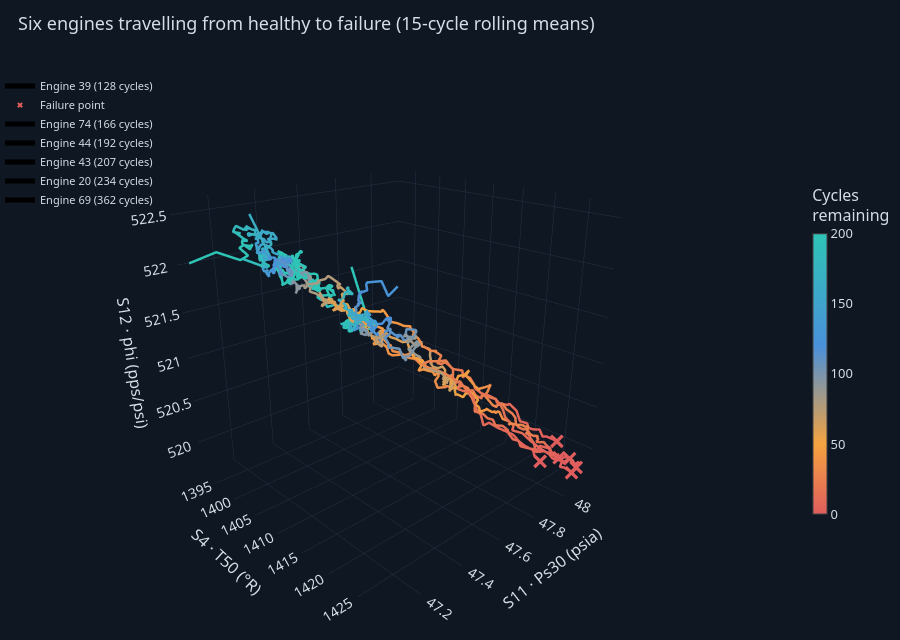

Write notebook code for a chart like this one.
### Markdown cell above
## 7. Degradation as a path through sensor space

So far each chart showed one sensor at a time. An engine's condition at any moment is really a *combination* of readings. If we take three sensors that measure different physical things and use them as the three axes of a 3D chart, each engine traces a path through that space as it ages.

We use a temperature (S4, T50), a pressure (S11, Ps30) and the fuel-flow ratio (S12, phi). Three dimensions earn their place here because the question is about the *shape* of the path: do engines scatter in all directions, or travel along one shared route? That cannot be read from separate 2D charts.

The chart is interactive: drag to rotate, scroll to zoom, hover for values. Colour shows cycles remaining, from teal (healthy) to amber (close to failure).

### Code cell
axis_sensors = ["sensor_4", "sensor_11", "sensor_12"]

# Six engines spread evenly across the range of lifetimes, from shortest to longest.
ranked_engines = engine_life.sort_values().index
engines_to_trace = ranked_engines[np.linspace(0, len(ranked_engines) - 1, 6).astype(int)]

rul_colorscale = [[0.0, theme.RED], [0.25, theme.AMBER], [0.6, theme.BLUE], [1.0, theme.TEAL]]
colour_limit = 200  # cap the colour range so the last 200 cycles use the full scale

fig = go.Figure()
for position, engine_id in enumerate(engines_to_trace):
    engine = smoothed[smoothed["engine_id"] == engine_id]
    fig.add_trace(go.Scatter3d(
        x=engine[axis_sensors[0]], y=engine[axis_sensors[1]], z=engine[axis_sensors[2]],
        mode="lines",
        line=dict(width=5, color=engine["rul"].clip(upper=colour_limit), colorscale=rul_colorscale,
                  cmin=0, cmax=colour_limit, showscale=(position == 0),
                  colorbar=dict(title="Cycles<br>remaining", thickness=14, len=0.6)),
        name=f"Engine {engine_id} ({engine_life[engine_id]} cycles)",
        customdata=np.stack([engine["cycle"], engine["rul"]], axis=1),
        hovertemplate=(f"Engine {engine_id}<br>cycle %{{customdata[0]}} · %{{customdata[1]}} remaining"
                       "<br>T50 %{x:.1f} · Ps30 %{y:.2f} · phi %{z:.2f}<extra></extra>"),
    ))
    last = engine.iloc[-1]
    fig.add_trace(go.Scatter3d(
        x=[last[axis_sensors[0]]], y=[last[axis_sensors[1]]], z=[last[axis_sensors[2]]],
        mode="markers", marker=dict(size=5, color=theme.RED, symbol="x"),
        showlegend=(position == 0), name="Failure point", hoverinfo="skip",
    ))

axis_style = dict(backgroundcolor=theme.PANEL, gridcolor=theme.GRID, zerolinecolor=theme.GRID, color=theme.TEXT)
fig.update_layout(
    title="Six engines travelling from healthy to failure (15-cycle rolling means)",
    height=640,
    scene=dict(
        xaxis=dict(title="S4 · T50 (°R)", **axis_style),
        yaxis=dict(title="S11 · Ps30 (psia)", **axis_style),
        zaxis=dict(title="S12 · phi (pps/psi)", **axis_style),
        camera=dict(eye=dict(x=1.6, y=-1.5, z=0.9)),
    ),
    legend=dict(x=0.0, y=0.98, font=dict(size=11)),
    margin=dict(l=0, r=0, t=60, b=0),
)
fig.show()

### Figure 1 — Plotly figure (JSON) as saved in the notebook; plotly's stock layout.template omitted (floating-point values rounded to 4 significant figures; data arrays with more than 128 entries replaced by an {"elided": "..."} marker saying what was removed)
{"data": [{"customdata": {"elided": "128x2 int values"}, "hovertemplate": "Engine 39<br>cycle %{customdata[0]} · %{customdata[1]} remaining<br>T50 %{x:.1f} · Ps30 %{y:.2f} · phi %{z:.2f}<extra></extra>", "line": {"cmax": 200, "cmin": 0, "color": [127, 126, 125, 124, 123, 122, 121, 120, 119, 118, 117, 116, 115, 114, 113, 112, 111, 110, 109, 108, 107, 106, 105, 104, 103, 102, 101, 100, 99, 98, 97, 96, 95, 94, 93, 92, 91, 90, 89, 88, 87, 86, 85, 84, 83, 82, 81, 80, 79, 78, 77, 76, 75, 74, 73, 72, 71, 70, 69, 68, 67, 66, 65, 64, 63, 62, 61, 60, 59, 58, 57, 56, 55, 54, 53, 52, 51, 50, 49, 48, 47, 46, 45, 44, 43, 42, 41, 40, 39, 38, 37, 36, 35, 34, 33, 32, 31, 30, 29, 28, 27, 26, 25, 24, 23, 22, 21, 20, 19, 18, 17, 16, 15, 14, 13, 12, 11, 10, 9, 8, 7, 6, 5, 4, 3, 2, 1, 0], "colorbar": {"len": 0.6, "thickness": 14, "title": {"text": "Cycles<br>remaining"}}, "colorscale": [[0.0, "#e05d5d"], [0.25, "#f4a340"], [0.6, "#4a90d9"], [1.0, "#2ec4b6"]], "showscale": true, "width": 5}, "mode": "lines", "name": "Engine 39 (128 cycles)", "type": "scatter3d", "x": [1410.0, 1409.0, 1408.0, 1408.0, 1408.0, 1407.0, 1407.0, 1407.0, 1407.0, 1406.0, 1407.0, 1407.0, 1407.0, 1407.0, 1407.0, 1407.0, 1407.0, 1407.0, 1407.0, 1407.0, 1407.0, 1408.0, 1408.0, 1408.0, 1409.0, 1409.0, 1409.0, 1409.0, 1409.0, 1410.0, 1409.0, 1409.0, 1409.0, 1409.0, 1409.0, 1409.0, 1409.0, 1409.0, 1409.0, 1408.0, 1408.0, 1408.0, 1408.0, 1409.0, 1409.0, 1409.0, 1410.0, 1410.0, 1410.0, 1410.0, 1410.0, 1410.0, 1410.0, 1410.0, 1410.0, 1411.0, 1411.0, 1410.0, 1410.0, 1410.0, 1410.0, 1409.0, 1409.0, 1409.0, 1409.0, 1410.0, 1411.0, 1411.0, 1412.0, 1412.0, 1412.0, 1412.0, 1412.0, 1412.0, 1412.0, 1413.0, 1413.0, 1414.0, 1414.0, 1414.0, 1414.0, 1413.0, 1414.0, 1414.0, 1413.0, 1414.0, 1415.0, 1414.0, 1414.0, 1415.0, 1415.0, 1415.0, 1415.0, 1415.0, 1415.0, 1416.0, 1416.0, 1415.0, 1416.0, 1416.0, 1416.0, 1417.0, 1417.0, 1418.0, 1418.0, 1418.0, 1419.0, 1419.0, 1419.0, 1420.0, 1421.0, 1421.0, 1421.0, 1421.0, 1421.0, 1423.0, 1422.0, 1424.0, 1424.0, 1424.0, 1424.0, 1425.0, 1426.0, 1426.0, 1427.0, 1427.0, 1427.0, 1428.0], "y": [47.64, 47.62, 47.6, 47.55, 47.54, 47.56, 47.56, 47.53, 47.55, 47.55, 47.53, 47.53, 47.52, 47.52, 47.51, 47.51, 47.51, 47.5, 47.51, 47.51, 47.5, 47.5, 47.51, 47.5, 47.49, 47.49, 47.49, 47.49, 47.49, 47.5, 47.5, 47.49, 47.5, 47.52, 47.52, 47.52, 47.52, 47.54, 47.53, 47.56, 47.57, 47.57, 47.57, 47.57, 47.58, 47.57, 47.58, 47.57, 47.55, 47.55, 47.55, 47.53, 47.52, 47.53, 47.52, 47.53, 47.54, 47.55, 47.55, 47.56, 47.56, 47.57, 47.58, 47.6, 47.6, 47.61, 47.62, 47.63, 47.64, 47.65, 47.64, 47.65, 47.64, 47.64, 47.64, 47.65, 47.65, 47.66, 47.66, 47.66, 47.66, 47.66, 47.66, 47.66, 47.65, 47.66, 47.67, 47.68, 47.7, 47.71, 47.72, 47.72, 47.7, 47.71, 47.71, 47.74, 47.74, 47.75, 47.76, 47.78, 47.8, 47.8, 47.82, 47.82, 47.83, 47.84, 47.84, 47.85, 47.86, 47.87, 47.86, 47.88, 47.89, 47.9, 47.9, 47.9, 47.91, 47.93, 47.96, 47.97, 47.98, 48.0, 48.02, 48.04, 48.07, 48.07, 48.1, 48.12], "z": [521.8, 521.7, 521.8, 521.8, 521.8, 521.7, 521.7, 521.7, 521.7, 521.7, 521.6, 521.6, 521.6, 521.6, 521.6, 521.6, 521.6, 521.5, 521.5, 521.5, 521.5, 521.5, 521.4, 521.4, 521.4, 521.4, 521.4, 521.4, 521.4, 521.4, 521.3, 521.3, 521.4, 521.3, 521.3, 521.3, 521.3, 521.3, 521.3, 521.3, 521.4, 521.3, 521.3, 521.3, 521.3, 521.3, 521.3, 521.3, 521.3, 521.3, 521.3, 521.3, 521.3, 521.3, 521.3, 521.2, 521.2, 521.3, 521.3, 521.3, 521.3, 521.3, 521.3, 521.3, 521.3, 521.3, 521.2, 521.2, 521.2, 521.3, 521.3, 521.2, 521.2, 521.2, 521.1, 521.1, 521.1, 521.0, 521.0, 521.1, 521.0, 521.0, 521.0, 521.0, 520.9, 521.0, 520.9, 520.9, 520.9, 520.9, 520.9, 520.9, 520.8, 520.8, 520.7, 520.7, 520.8, 520.7, 520.7, 520.7, 520.7, 520.7, 520.7, 520.7, 520.7, 520.6, 520.6, 520.6, 520.6, 520.6, 520.6, 520.6, 520.5, 520.4, 520.4, 520.3, 520.3, 520.3, 520.2, 520.1, 520.1, 520.0, 520.0, 519.9, 519.9, 519.8, 519.8, 519.7]}, {"hoverinfo": "skip", "marker": {"color": "#e05d5d", "size": 5, "symbol": "x"}, "mode": "markers", "name": "Failure point", "showlegend": true, "type": "scatter3d", "x": [1428.0], "y": [48.12], "z": [519.7]}, {"customdata": {"elided": "166x2 int values"}, "hovertemplate": "Engine 74<br>cycle %{customdata[0]} · %{customdata[1]} remaining<br>T50 %{x:.1f} · Ps30 %{y:.2f} · phi %{z:.2f}<extra></extra>", "line": {"cmax": 200, "cmin": 0, "color": {"elided": "166 int values"}, "colorbar": {"len": 0.6, "thickness": 14, "title": {"text": "Cycles<br>remaining"}}, "colorscale": [[0.0, "#e05d5d"], [0.25, "#f4a340"], [0.6, "#4a90d9"], [1.0, "#2ec4b6"]], "showscale": false, "width": 5}, "mode": "lines", "name": "Engine 74 (166 cycles)", "type": "scatter3d", "x": {"elided": "166 float values"}, "y": {"elided": "166 float values"}, "z": {"elided": "166 float values"}}, {"hoverinfo": "skip", "marker": {"color": "#e05d5d", "size": 5, "symbol": "x"}, "mode": "markers", "name": "Failure point", "showlegend": false, "type": "scatter3d", "x": [1425.0], "y": [48.02], "z": [519.8]}, {"customdata": {"elided": "192x2 int values"}, "hovertemplate": "Engine 44<br>cycle %{customdata[0]} · %{customdata[1]} remaining<br>T50 %{x:.1f} · Ps30 %{y:.2f} · phi %{z:.2f}<extra></extra>", "line": {"cmax": 200, "cmin": 0, "color": {"elided": "192 int values"}, "colorbar": {"len": 0.6, "thickness": 14, "title": {"text": "Cycles<br>remaining"}}, "colorscale": [[0.0, "#e05d5d"], [0.25, "#f4a340"], [0.6, "#4a90d9"], [1.0, "#2ec4b6"]], "showscale": false, "width": 5}, "mode": "lines", "name": "Engine 44 (192 cycles)", "type": "scatter3d", "x": {"elided": "192 float values"}, "y": {"elided": "192 float values"}, "z": {"elided": "192 float values"}}, {"hoverinfo": "skip", "marker": {"color": "#e05d5d", "size": 5, "symbol": "x"}, "mode": "markers", "name": "Failure point", "showlegend": false, "type": "scatter3d", "x": [1426.0], "y": [48.06], "z": [520.1]}, {"customdata": {"elided": "207x2 int values"}, "hovertemplate": "Engine 43<br>cycle %{customdata[0]} · %{customdata[1]} remaining<br>T50 %{x:.1f} · Ps30 %{y:.2f} · phi %{z:.2f}<extra></extra>", "line": {"cmax": 200, "cmin": 0, "color": {"elided": "207 int values"}, "colorbar": {"len": 0.6, "thickness": 14, "title": {"text": "Cycles<br>remaining"}}, "colorscale": [[0.0, "#e05d5d"], [0.25, "#f4a340"], [0.6, "#4a90d9"], [1.0, "#2ec4b6"]], "showscale": false, "width": 5}, "mode": "lines", "name": "Engine 43 (207 cycles)", "type": "scatter3d", "x": {"elided": "207 float values"}, "y": {"elided": "207 float values"}, "z": {"elided": "207 float values"}}, {"hoverinfo": "skip", "marker": {"color": "#e05d5d", "size": 5, "symbol": "x"}, "mode": "markers", "name": "Failure point", "showlegend": false, "type": "scatter3d", "x": [1427.0], "y": [48.05], "z": [519.9]}, {"customdata": {"elided": "234x2 int values"}, "hovertemplate": "Engine 20<br>cycle %{customdata[0]} · %{customdata[1]} remaining<br>T50 %{x:.1f} · Ps30 %{y:.2f} · phi %{z:.2f}<extra></extra>", "line": {"cmax": 200, "cmin": 0, "color": {"elided": "234 int values"}, "colorbar": {"len": 0.6, "thickness": 14, "title": {"text": "Cycles<br>remaining"}}, "colorscale": [[0.0, "#e05d5d"], [0.25, "#f4a340"], [0.6, "#4a90d9"], [1.0, "#2ec4b6"]], "showscale": false, "width": 5}, "mode": "lines", "name": "Engine 20 (234 cycles)", "type": "scatter3d", "x": {"elided": "234 float values"}, "y": {"elided": "234 float values"}, "z": {"elided": "234 float values"}}, {"hoverinfo": "skip", "marker": {"color": "#e05d5d", "size": 5, "symbol": "x"}, "mode": "markers", "name": "Failure point", "showlegend": false, "type": "scatter3d", "x": [1427.0], "y": [48.12], "z": [519.9]}, {"customdata": {"elided": "362x2 int values"}, "hovertemplate": "Engine 69<br>cycle %{customdata[0]} · %{customdata[1]} remaining<br>T50 %{x:.1f} · Ps30 %{y:.2f} · phi %{z:.2f}<extra></extra>", "line": {"cmax": 200, "cmin": 0, "color": {"elided": "362 int values"}, "colorbar": {"len": 0.6, "thickness": 14, "title": {"text": "Cycles<br>remaining"}}, "colorscale": [[0.0, "#e05d5d"], [0.25, "#f4a340"], [0.6, "#4a90d9"], [1.0, "#2ec4b6"]], "showscale": false, "width": 5}, "mode": "lines", "name": "Engine 69 (362 cycles)", "type": "scatter3d", "x": {"elided": "362 float values"}, "y": {"elided": "362 float values"}, "z": {"elided": "362 float values"}}, {"hoverinfo": "skip", "marker": {"color": "#e05d5d", "size": 5, "symbol": "x"}, "mode": "markers", "name": "Failure point", "showlegend": false, "type": "scatter3d", "x": [1428.0], "y": [48.13], "z": [519.8]}], "layout": {"height": 640, "legend": {"font": {"size": 11}, "x": 0.0, "y": 0.98}, "margin": {"b": 0, "l": 0, "r": 0, "t": 60}, "scene": {"camera": {"eye": {"x": 1.6, "y": -1.5, "z": 0.9}}, "xaxis": {"backgroundcolor": "#16202e", "color": "#d5dde6", "gridcolor": "#263445", "title": {"text": "S4 · T50 (°R)"}, "zerolinecolor": "#263445"}, "yaxis": {"backgroundcolor": "#16202e", "color": "#d5dde6", "gridcolor": "#263445", "title": {"text": "S11 · Ps30 (psia)"}, "zerolinecolor": "#263445"}, "zaxis": {"backgroundcolor": "#16202e", "color": "#d5dde6", "gridcolor": "#263445", "title": {"text": "S12 · phi (pps/psi)"}, "zerolinecolor": "#263445"}}, "title": {"text": "Six engines travelling from healthy to failure (15-cycle rolling means)"}}}
